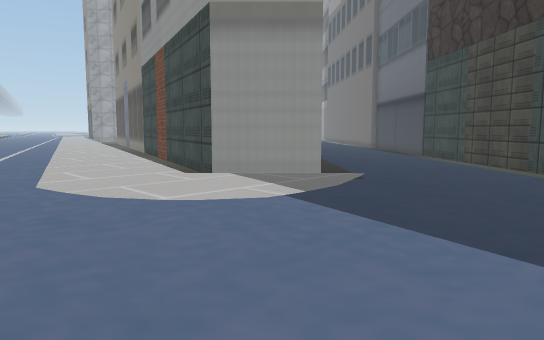
view 1 (above)

18 first-person views from a walk through a Unity game level. The camera is 1.2 m above the floor, tilts 6° down and sees 70° across. The floor is counted in squares, 1.41 m on a side. Each view is taken from the middle of a square. On the plan, view 1 faces up. The plan holds only what a view shows up to about 13 squares ahead; the rest is blank. The place goes on beyond the plan. The player character is not drawn. Some animated figures are left out. Some surface patterns are stand-ins.

view 2
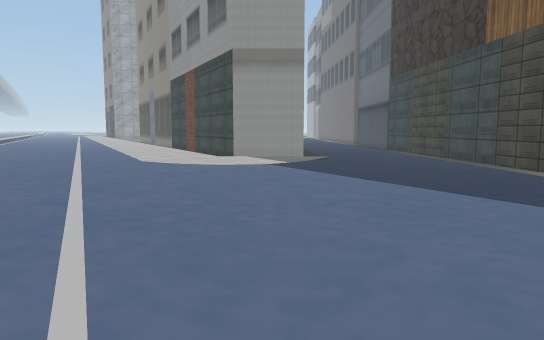

view 3
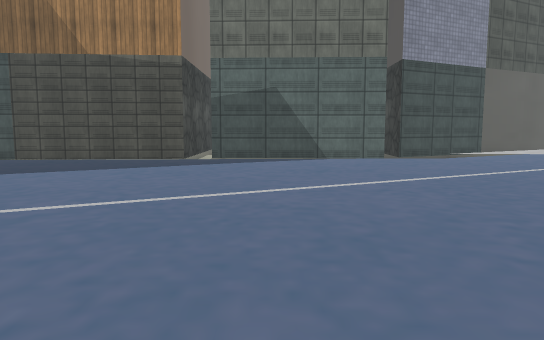

view 4
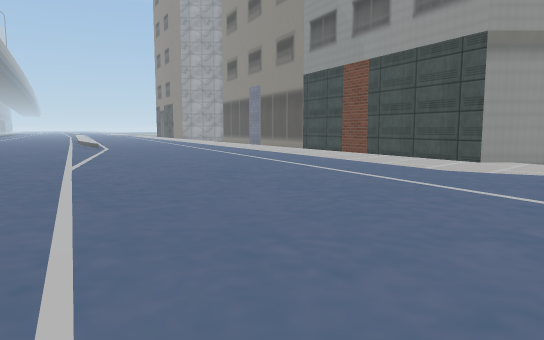

view 5
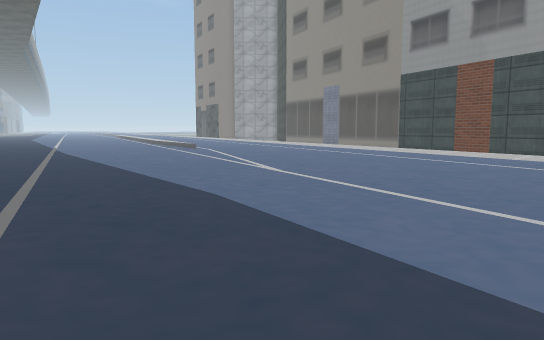

view 6
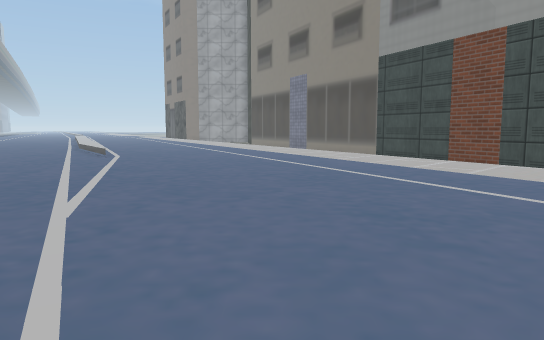

view 7
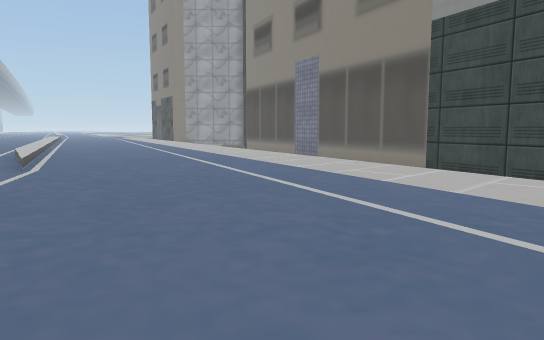

view 8
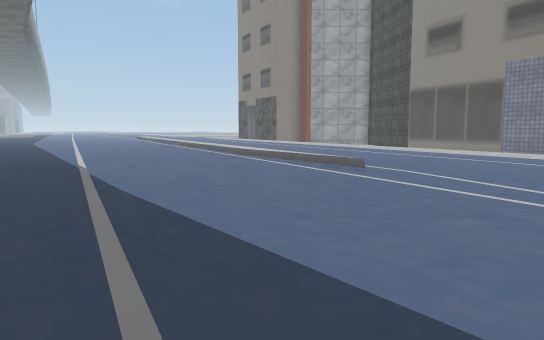

view 9
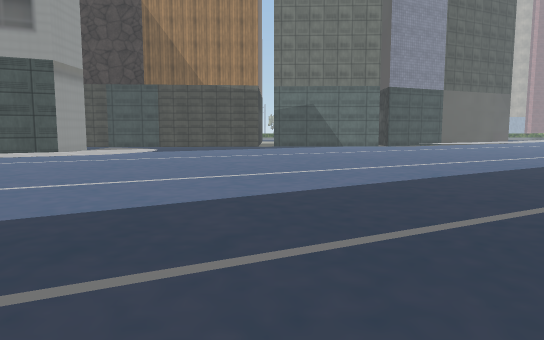

view 10
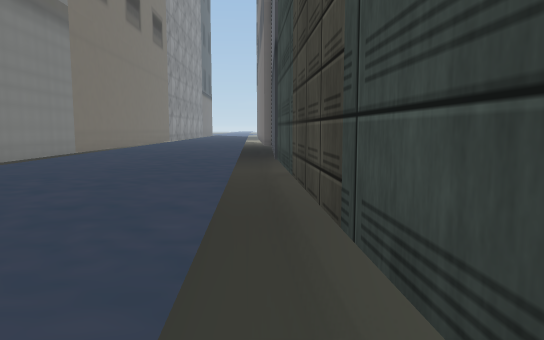

view 11
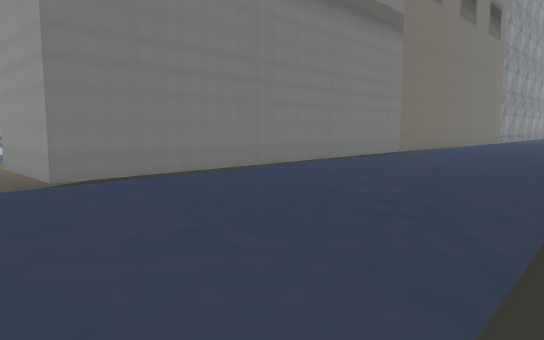

view 12
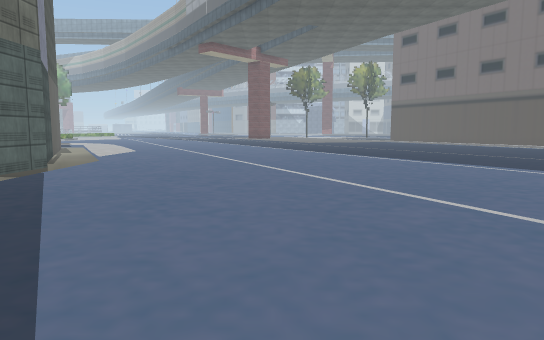

view 13
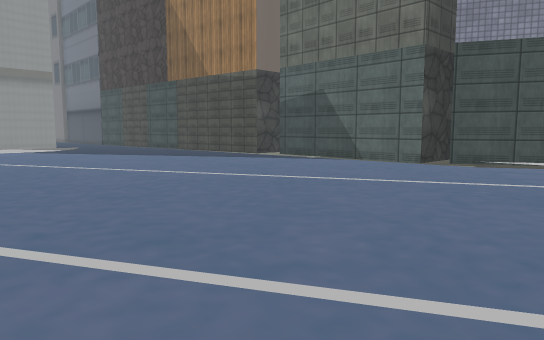

view 14
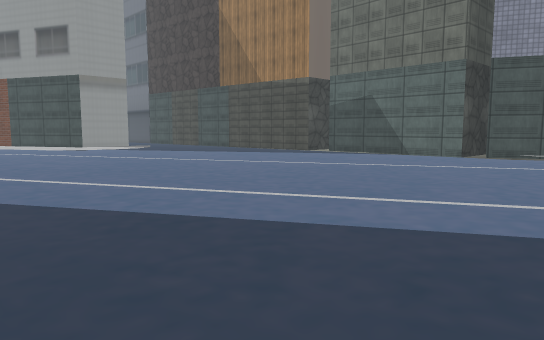

view 15
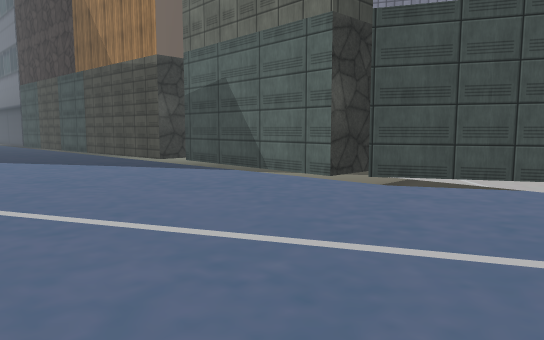

view 16
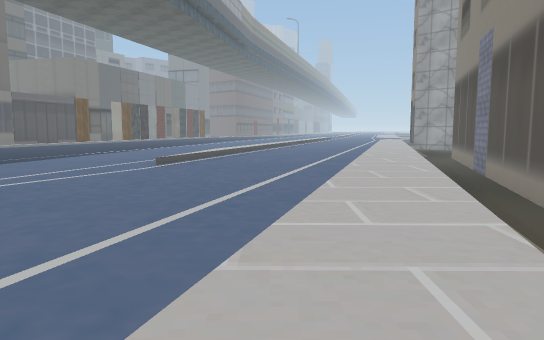

view 17
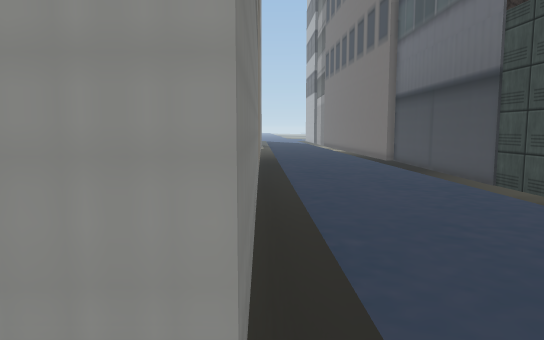

view 18
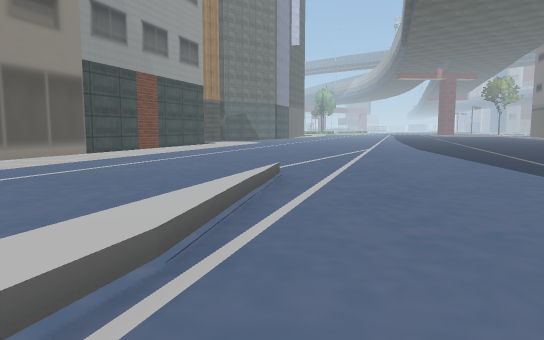

### Floor plan
Key: @ floor where view 1 was taken; # wall or solid block; . main floor; : floor 0.25 m higher than the main floor; - floor 0.5 m lower than the main floor; / step, stairs or slope; = window, fence, low wall or low ledge; O other object.
Columns run from 23 left of view 1 to 8 right of it. Each row starts with its distance up from view 1.
 19 .......O.....::=#      #/...#
 18 ............./::##     #/...#
 17 ........O.....::=#     #/...#
 16  ............./::##    #/...#
 15   ............./:=#    #-...#
 14   ............./::##   #-...#
 13    ............./:=#   #-...#
 12     ............/::##  ##...#
 11     ............./:=#   #...##
 10      ............/::##  #...-#
  9      ............./::#  #...-#
  8       .............::####...-#
  7        ............/::##-...-#
  6        .............:::::.../#
  5         ............/:::/.../#
  4         .............///..../#
  3          .................../#
  2           ................../#
  1            ................./##
  0          . ............@..../ #
 -1            ................./ #
 -2            ................./#
 -3              .............../#
 -4               ...............#
 -5                 .............###
 -6                ..............-##
 -7                ..............-##
 -8                ..............=##
 -9                  ............:=#
-10                 . .. ... .. .:=#

Positions as (right, up) in squares from view 1, and headings:
1: (0, 0), facing up
2: (0, -4), facing up
3: (-6, -2), facing right
4: (-6, -2), facing up
5: (-10, -2), facing up
6: (-8, 2), facing up
7: (-8, 6), facing up
8: (-15, 6), facing up
9: (-14, 0), facing right
10: (5, 6), facing up
11: (5, 6), facing up-left
12: (0, 5), facing down
13: (-4, -10), facing up-right
14: (-7, -10), facing up-right
15: (0, -10), facing up-right
16: (-4, 9), facing up-left
17: (1, 6), facing up
18: (-18, 19), facing down-right
